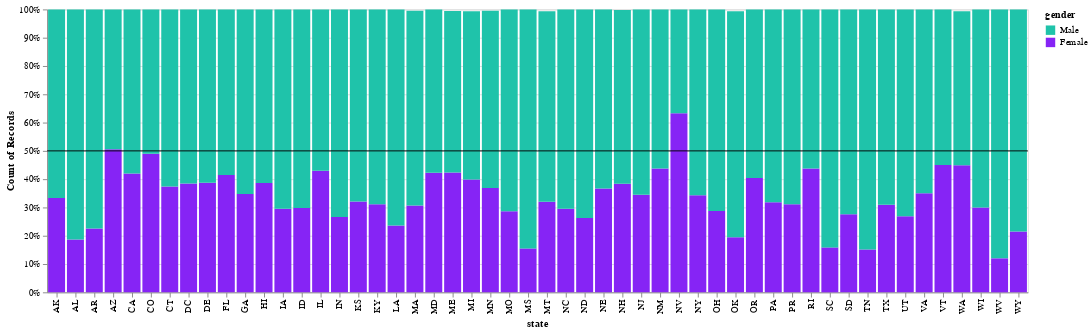

Here is the notebook cell this chart was saved with:
### Markdown cell above
### 1.2: Improvements

While it is clear from the first chart that there are more elected officials that are men than women, it is hard to compare across states.

Make the following adjustments:

- Normalize the chart so that each bar is a percentage, allowing for direct comparison across states.
- Since this is US political data, the colors red and blue have a strong meaning, associated with the Republican and Democratic parties. Change the color scheme to avoid red and blue. (I chose #8624f5 for women and #1fc3aa for men based on this article: <https://blog.datawrapper.de/gendercolor/>)
- Two states are very close to 50%, add a line at 50% using a layered chart to make it easier to see if they exceed 50% or not.

Your graph should somewhat resemble *imgs/ex1.2.png*.

### Code cell
def states_by_gender_improved(df):
    # get number of males / females in each state
    df_counts = df.groupby(["state", "gender"]).size().reset_index(name="count")
    
    # normalized bar chart: https://altair-viz.github.io/gallery/normalized_stacked_bar_chart.html
    chart = alt.Chart(df_counts).mark_bar().encode(
        x = "state",
        y = alt.Y("count:Q", title = "Count of Records").stack("normalize"),
        # change color: https://github.com/vega/altair/issues/1719 
        color = alt.Color("gender:N", scale = alt.Scale(domain=['Male', 'Female'], range = ["#1fc3aa", "#8624f5"]))
    )
    line = alt.Chart(pd.DataFrame({'y': [0.5]})).mark_rule().encode(y='y')

    # https://github.com/vega/altair/issues/2059
    newchart = chart + line
    
    return newchart

# render chart
states_by_gender_improved(legislators_df())

### Figure 1 — Vega-Lite specification as saved in the notebook (floating-point values rounded to 4 significant figures)
{"config": {"view": {"continuousWidth": 300, "continuousHeight": 300}}, "layer": [{"data": {"name": "data-a2a898806a730e23cc27f6e938ab733a"}, "mark": {"type": "bar"}, "encoding": {"color": {"field": "gender", "scale": {"domain": ["Male", "Female"], "range": ["#1fc3aa", "#8624f5"]}, "type": "nominal"}, "x": {"field": "state", "type": "nominal"}, "y": {"field": "count", "stack": "normalize", "title": "Count of Records", "type": "quantitative"}}}, {"data": {"name": "data-56e8450a96e5483e8a99fd90422daa8f"}, "mark": {"type": "rule"}, "encoding": {"y": {"field": "y", "type": "quantitative"}}}], "$schema": "https://vega.github.io/schema/vega-lite/v5.20.1.json", "datasets": {"data-a2a898806a730e23cc27f6e938ab733a": [{"state": "AK", "gender": "Female", "count": 20}, {"state": "AK", "gender": "Male", "count": 40}, {"state": "AL", "gender": "Female", "count": 26}, {"state": "AL", "gender": "Male", "count": 113}, {"state": "AR", "gender": "Female", "count": 30}, {"state": "AR", "gender": "Male", "count": 103}, {"state": "AZ", "gender": "Female", "count": 45}, {"state": "AZ", "gender": "Male", "count": 44}, {"state": "CA", "gender": "Female", "count": 50}, {"state": "CA", "gender": "Male", "count": 69}, {"state": "CO", "gender": "Female", "count": 49}, {"state": "CO", "gender": "Male", "count": 51}, {"state": "CT", "gender": "Female", "count": 70}, {"state": "CT", "gender": "Male", "count": 117}, {"state": "DC", "gender": "Female", "count": 5}, {"state": "DC", "gender": "Male", "count": 8}, {"state": "DE", "gender": "Female", "count": 24}, {"state": "DE", "gender": "Male", "count": 38}, {"state": "FL", "gender": "Female", "count": 66}, {"state": "FL", "gender": "Male", "count": 93}, {"state": "GA", "gender": "Female", "count": 82}, {"state": "GA", "gender": "Male", "count": 154}, {"state": "HI", "gender": "Female", "count": 29}, {"state": "HI", "gender": "Male", "count": 46}, {"state": "IA", "gender": "Female", "count": 44}, {"state": "IA", "gender": "Male", "count": 105}, {"state": "ID", "gender": "Female", "count": 31}, {"state": "ID", "gender": "Male", "count": 73}, {"state": "IL", "gender": "Female", "count": 76}, {"state": "IL", "gender": "Male", "count": 101}, {"state": "IN", "gender": "Female", "count": 40}, {"state": "IN", "gender": "Male", "count": 110}, {"state": "KS", "gender": "Female", "count": 53}, {"state": "KS", "gender": "Male", "count": 112}, {"state": "KY", "gender": "Female", "count": 43}, {"state": "KY", "gender": "Male", "count": 95}, {"state": "LA", "gender": "Female", "count": 34}, {"state": "LA", "gender": "Male", "count": 110}, {"state": "MA", "gender": "Female", "count": 61}, {"state": "MA", "gender": "Male", "count": 137}, {"state": "MA", "gender": "Other", "count": 1}, {"state": "MD", "gender": "Female", "count": 79}, {"state": "MD", "gender": "Male", "count": 108}, {"state": "ME", "gender": "Female", "count": 78}, {"state": "ME", "gender": "Male", "count": 105}, {"state": "ME", "gender": "Other", "count": 1}, {"state": "MI", "gender": "Female", "count": 59}, {"state": "MI", "gender": "Male", "count": 88}, {"state": "MI", "gender": "Other", "count": 1}, {"state": "MN", "gender": "Female", "count": 73}, {"state": "MN", "gender": "Male", "count": 124}, {"state": "MN", "gender": "Other", "count": 1}, {"state": "MO", "gender": "Female", "count": 55}, {"state": "MO", "gender": "Male", "count": 137}, {"state": "MS", "gender": "Female", "count": 27}, {"state": "MS", "gender": "Male", "count": 147}, {"state": "MT", "gender": "Female", "count": 48}, {"state": "MT", "gender": "Male", "count": 101}, {"state": "MT", "gender": "Other", "count": 1}, {"state": "NC", "gender": "Female", "count": 50}, {"state": "NC", "gender": "Male", "count": 119}, {"state": "ND", "gender": "Female", "count": 37}, {"state": "ND", "gender": "Male", "count": 104}, {"state": "NE", "gender": "Female", "count": 18}, {"state": "NE", "gender": "Male", "count": 31}, {"state": "NH", "gender": "Female", "count": 161}, {"state": "NH", "gender": "Male", "count": 257}, {"state": "NH", "gender": "Other", "count": 1}, {"state": "NJ", "gender": "Female", "count": 41}, {"state": "NJ", "gender": "Male", "count": 78}, {"state": "NM", "gender": "Female", "count": 49}, {"state": "NM", "gender": "Male", "count": 63}, {"state": "NV", "gender": "Female", "count": 38}, {"state": "NV", "gender": "Male", "count": 22}, {"state": "NY", "gender": "Female", "count": 72}, {"state": "NY", "gender": "Male", "count": 138}, {"state": "OH", "gender": "Female", "count": 38}, {"state": "OH", "gender": "Male", "count": 94}, {"state": "OK", "gender": "Female", "count": 29}, {"state": "OK", "gender": "Male", "count": 119}, {"state": "OK", "gender": "Other", "count": 1}, {"state": "OR", "gender": "Female", "count": 36}, {"state": "OR", "gender": "Male", "count": 53}, {"state": "PA", "gender": "Female", "count": 80}, {"state": "PA", "gender": "Male", "count": 171}, {"state": "PR", "gender": "Female", "count": 24}, {"state": "PR", "gender": "Male", "count": 53}, {"state": "RI", "gender": "Female", "count": 49}, {"state": "RI", "gender": "Male", "count": 63}, {"state": "SC", "gender": "Female", "count": 27}, {"state": "SC", "gender": "Male", "count": 143}, {"state": "SD", "gender": "Female", "count": 29}, {"state": "SD", "gender": "Male", "count": 76}, {"state": "TN", "gender": "Female", "count": 20}, {"state": "TN", "gender": "Male", "count": 112}, {"state": "TX", "gender": "Female", "count": 56}, {"state": "TX", "gender": "Male", "count": 125}, {"state": "UT", "gender": "Female", "count": 28}, {"state": "UT", "gender": "Male", "count": 76}, {"state": "VA", "gender": "Female", "count": 49}, {"state": "VA", "gender": "Male", "count": 91}, {"state": "VT", "gender": "Female", "count": 81}, {"state": "VT", "gender": "Male", "count": 99}, {"state": "WA", "gender": "Female", "count": 66}, {"state": "WA", "gender": "Male", "count": 80}, {"state": "WA", "gender": "Other", "count": 1}, {"state": "WI", "gender": "Female", "count": 39}, {"state": "WI", "gender": "Male", "count": 91}, {"state": "WV", "gender": "Female", "count": 16}, {"state": "WV", "gender": "Male", "count": 117}, {"state": "WY", "gender": "Female", "count": 20}, {"state": "WY", "gender": "Male", "count": 73}], "data-56e8450a96e5483e8a99fd90422daa8f": [{"y": 0.5}]}}
